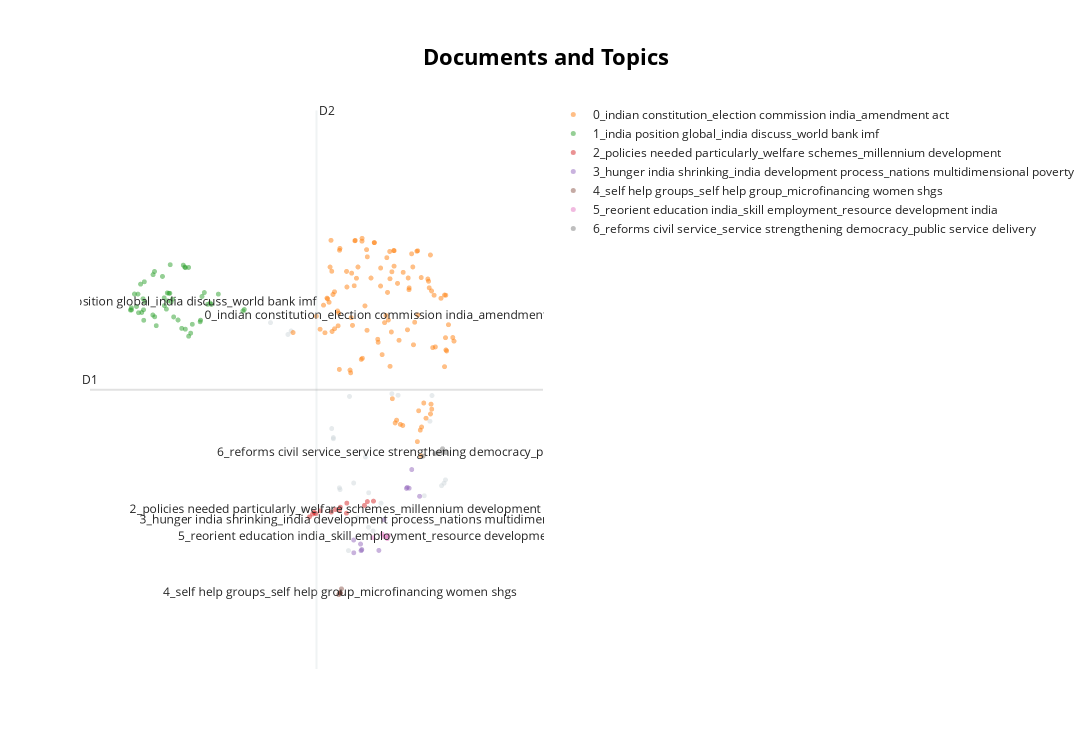

Notebook source saved alongside this figure:
### Code cell
model.visualize_documents(questions)
